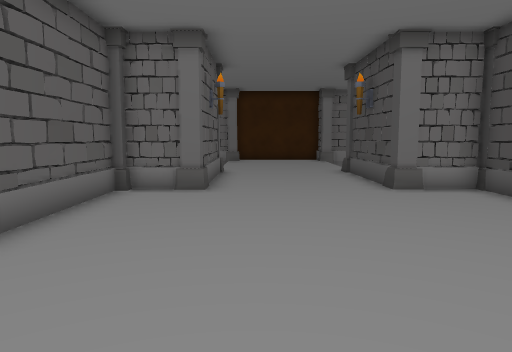
view 1 (above)

14 first-person views from a walk through a scene from a Unity 3-D project. The camera is 1.3 m above the floor, tilts 6° down and sees 70° across. The floor is counted in squares, 1 m on a side. Each view is taken from the middle of a square. On the plan, view 1 faces up. The plan holds only what a view shows up to about 15 squares ahead; the rest is blank. The place goes on beyond the plan. The player is left out.

view 2
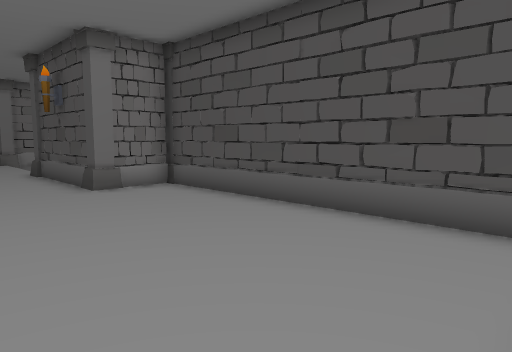

view 3
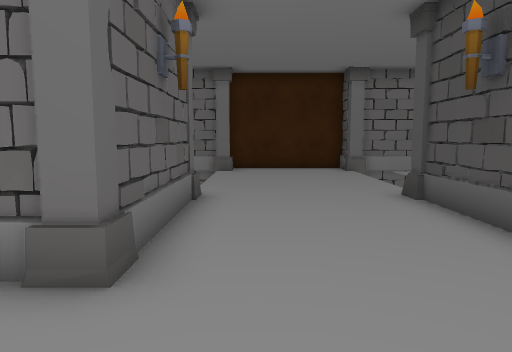

view 4
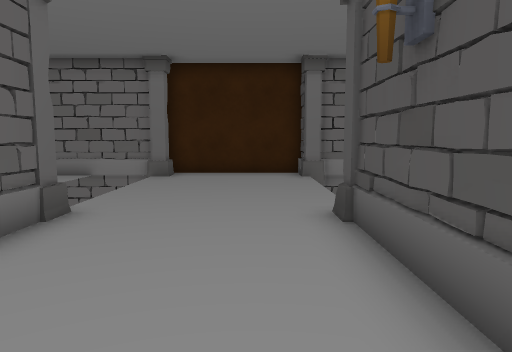

view 5
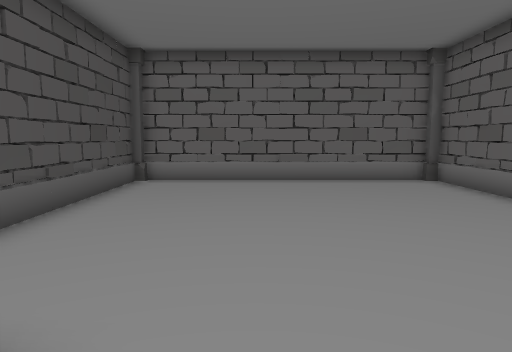

view 6
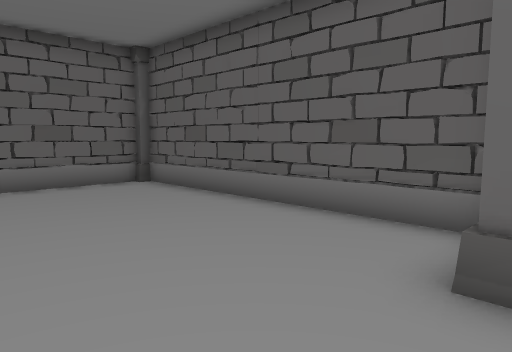

view 7
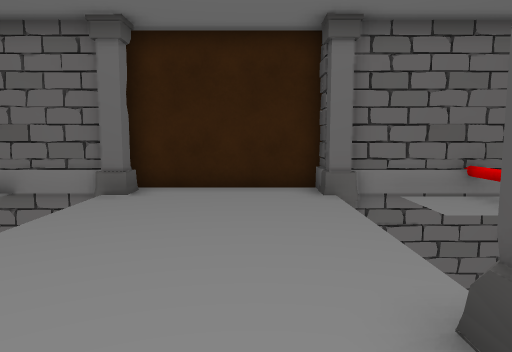

view 8
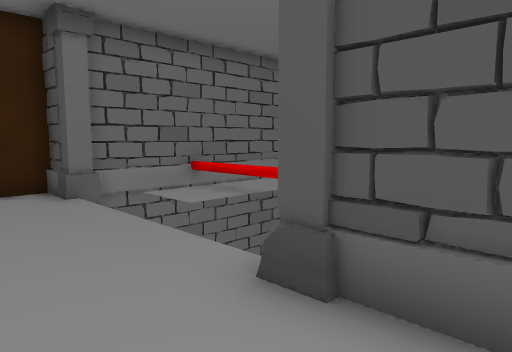

view 9
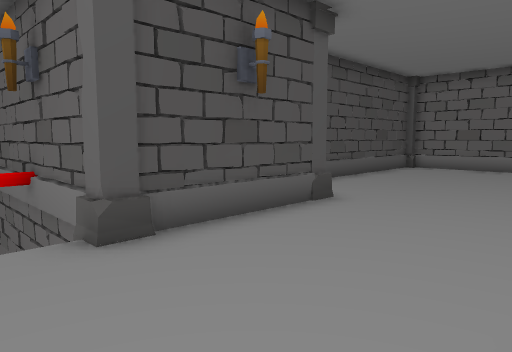

view 10
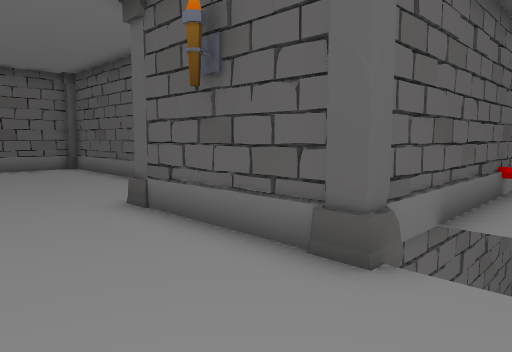

view 11
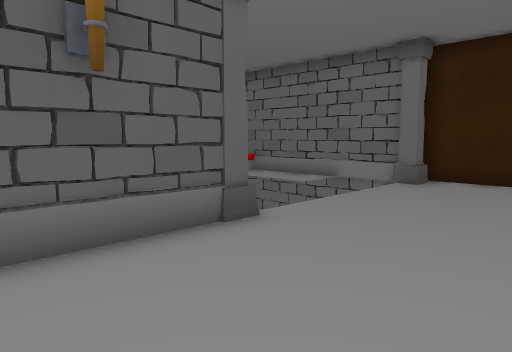

view 12
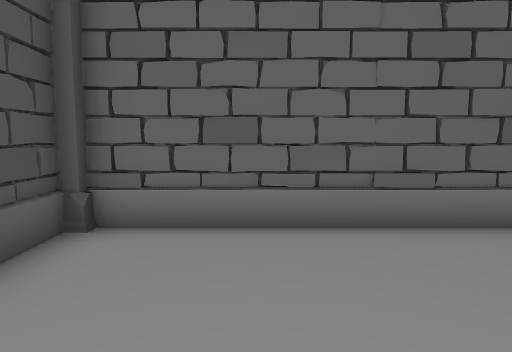

view 13
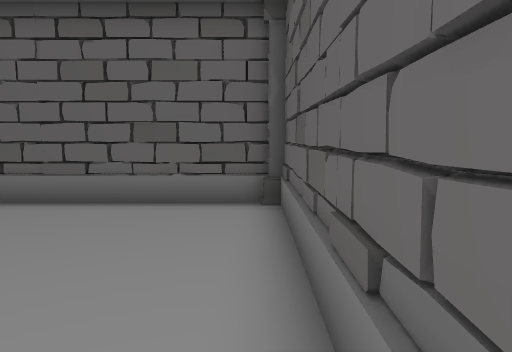

view 14
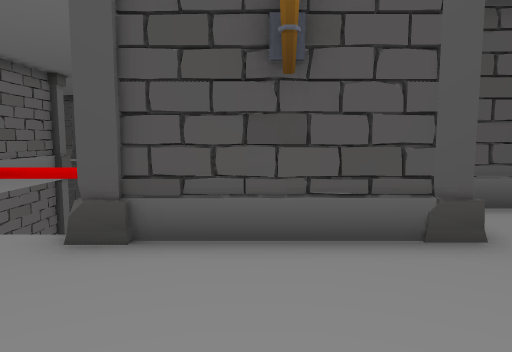

### Floor plan
Key: @ floor where view 1 was taken; # wall or solid block; . floor; = window, fence, low wall or low ledge; v drop or lower ground; C column.
Columns run from 6 left of view 1 to 8 right of it. Each row starts with its distance up from view 1.
 22      ######
 21 vvvvvC....Cvv##
 20 #==vv.....Cvv=v
 19  .v  .....vv.=
 18     v.....vvv=v
 17     v.....v  =
 16      .....v  =
 15  .. v.....v  =
 14 ###vC.....Cvv##
 13     #.....#
 12     #.....#
 11     #.....#
 10     C.....C C
  9   C#C.....C#C
  8   #.........#
  7   #.........#
  6   #.........#
  5   #.........#
  4   #.........#
  3   #.........#
  2   #.........#
  1   #.........#
  0   CC##@..##.C
 -1    #########

Positions as (right, up) in squares from view 1, and headings:
1: (0, 0), facing up
2: (0, 0), facing up-right
3: (0, 6), facing up
4: (2, 8), facing up
5: (2, 11), facing down
6: (2, 10), facing down-left
7: (2, 12), facing up
8: (1, 12), facing up-right
9: (-1, 16), facing down-right
10: (2, 16), facing down-left
11: (3, 10), facing up-left
12: (3, 5), facing down
13: (-3, 7), facing down
14: (-1, 12), facing right
